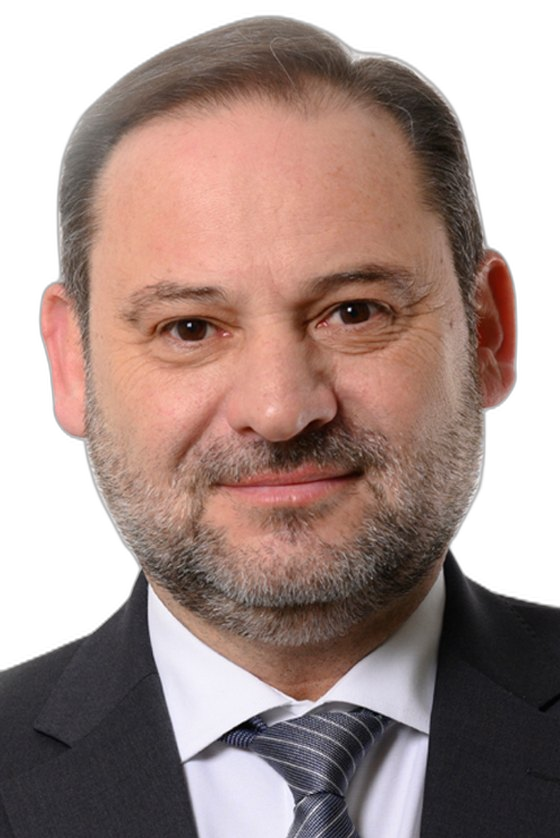
#> input picture fotos/abalos_rec.png, 560 x 838 px, found by its file name; its folder holds 4 pictures in this run
$ python cabezas.py
#> lines starting #> are read from the running program, lines starting #| are printed output that depends on the picture; after the words box and inside, x2 and y2 are one past the last pixel; in counts of white or black regions, pixels touching at a corner belong together
"""Recorta la cabeza de cada fotos/<n>_rec.png -> fotos/<n>_head.png (para el elemento 'cabezon').
Busca el cuello (fila más estrecha del recorte entre cabeza y hombros). La boca queda ~al 76 % de la altura."""
import glob, sys, numpy as np
from PIL import Image
names = sys.argv[1:] or sorted(f.split('/')[-1][:-8] for f in glob.glob('fotos/*_rec.png') if '_px_' not in f)
for n in names:
    im = Image.open(f'fotos/{n}_rec.png').convert('RGBA'); a = np.array(im)[:, :, 3] > 128
#> further down, im is the input picture: PIL image 560x838 RGBA; mean R, G, B, A 103.4, 82, 76.4, 190
#> after `a = np.array(im)[:, :, 3] > 128`:
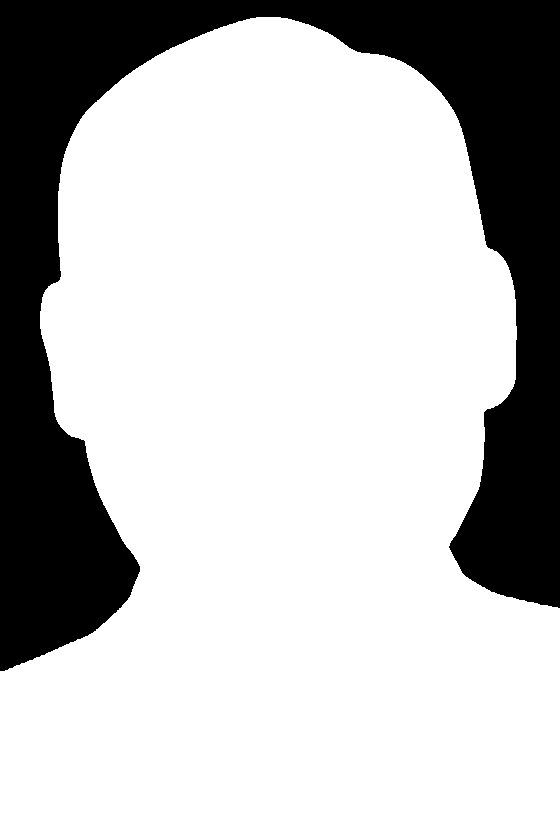
#> a: shape (838, 560) bool; 74.8% white; 1 black region, box (x1, y1, x2, y2) and area: (0, 0, 560, 671) 118211
    rows = np.where(a.any(1))[0]; top, bot = rows[0], rows[-1]; H = bot - top
#> after `rows = np.where(a.any(1))[0]`: rows = 821 values from 17 to 837
#> after `top, bot = (rows[0], rows[-1])`: top = 17; bot = 837
#> after `H = bot - top`: H = 820
    wid = np.array([a[r].sum() for r in range(im.height)])
#> wid = 838 values, max 560 at index 671, min 0 at index 0, mean 418.9
    lo, hi = top + int(0.42 * H), top + int(0.85 * H)
#> lo = 361; hi = 714
    # cuello: mínimo de anchura suavizada antes de que se ensanchen los hombros
    sm = np.convolve(wid, np.ones(9) / 9, 'same')
#> sm = 838 values, max 560 at index 675, min 0 at index 0, mean 418.2
    neck = lo + int(np.argmin(sm[lo:hi]))
#> neck = 558
    cols = np.where(a[top:neck].any(0))[0]
#> cols = 477 values from 40 to 516
    # anchura de la cabeza = percentil de anchuras en la parte alta (evita orejas/pelo raro)
    hw = int(np.percentile(wid[top:neck], 90)); cx = int(np.mean([np.where(a[r])[0].mean() for r in range(top + (neck - top) // 3, neck) if a[r].any()]))
#> after `hw = int(np.percentile(wid[top:neck], 90))`: hw = 471
#> after `cx = int(np.mean([np.where(a[r])[0].mean() for r in range(top + (neck `: cx = 280
    W = int(hw * 1.15); Hh = int((neck - top) * 1.07)
#> after `W = int(hw * 1.15)`: W = 541
#> after `Hh = int((neck - top) * 1.07)`: Hh = 578
    crop = im.crop((cx - W // 2, top - int(0.02 * Hh), cx + W // 2, top + Hh))
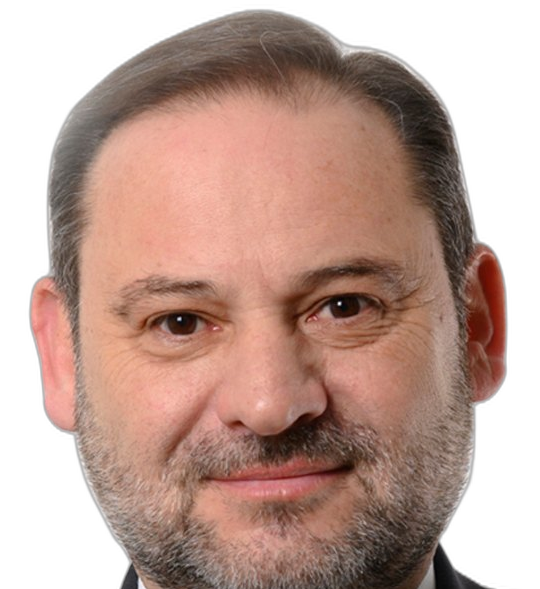
#> crop: PIL image 540x589 RGBA; mean R, G, B, A 114.3, 84.7, 74.5, 177; transparent parts drawn white
    crop = crop.resize((600, int(600 * crop.height / crop.width)))
#> crop: PIL image 600x654 RGBA
    crop.save(f'fotos/{n}_head.png'); print(n, crop.size, 'cuello', round((neck - top) / H, 2))
#| abalos (600, 654) cuello 0.66
#> pass 2 of the loop `for n in names:`:
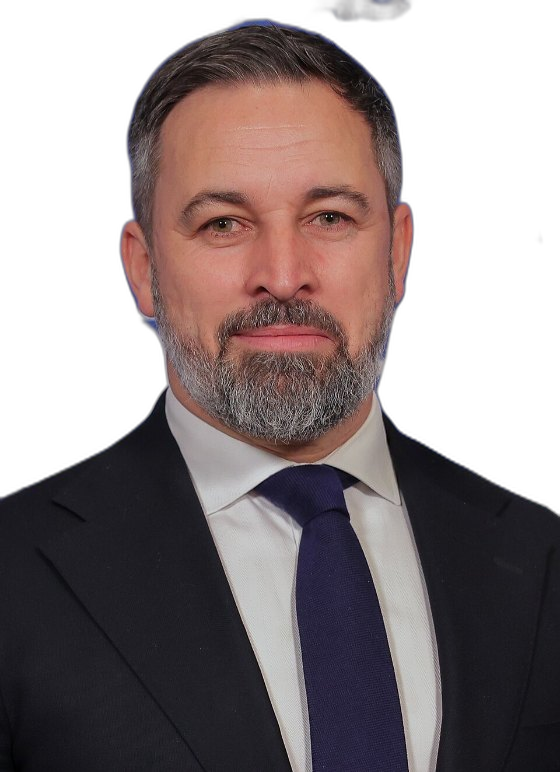
#> input picture fotos/abascal_rec.png, 560 x 772 px, found by its file name
#> im is the input picture: PIL image 560x772 RGBA; mean R, G, B, A 58.1, 47.4, 48.1, 163.9
#> `a = np.array(im)[:, :, 3] > 128`:
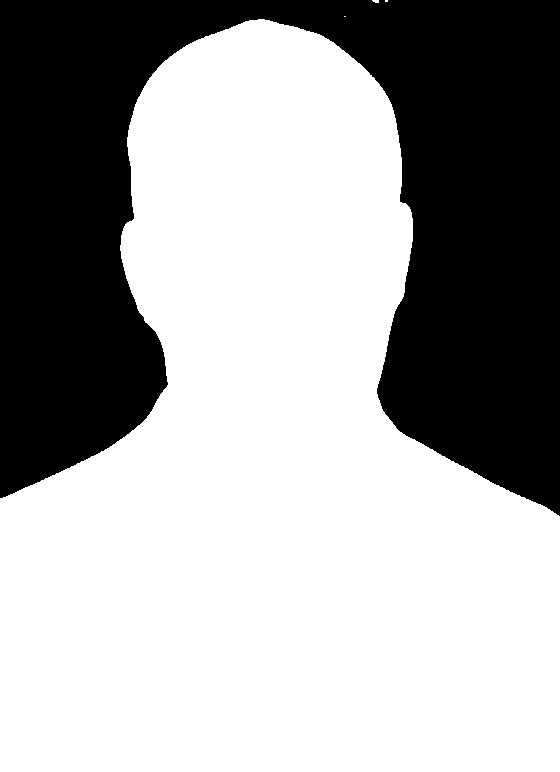
#> a: shape (772, 560) bool; 64.4% white; 1 black region, box (x1, y1, x2, y2) and area: (0, 0, 560, 516) 153738
#> rows = 757 values from 0 to 771
#> top = 0; bot = 771
#> wid = 772 values, max 560 at index 516, min 0 at index 3, mean 360.9
#> lo = 323; hi = 655
#> sm = 772 values, max 560 at index 520, min 0 at index 7, mean 360
#> neck = 384
#> cols = 293 values from 120 to 412
#> hw = 287
#> cx = 267
#> W = 330
#> Hh = 410
#> `crop = im.crop((cx - W // 2, top - int(0.02 * Hh), cx + W // 2, top + ..`:
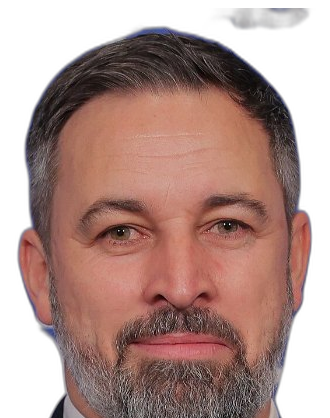
#> crop: PIL image 330x418 RGBA; mean R, G, B, A 98.1, 68, 61.9, 174.2; transparent parts drawn white
#| abascal (600, 760) cuello 0.5
